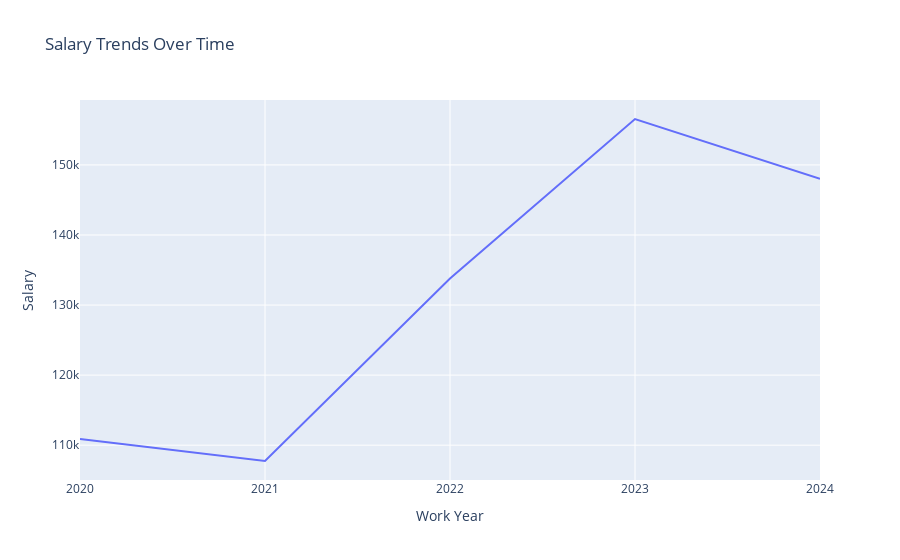

Write notebook code for a chart like this one.
### Markdown cell above
### Salary Trends Over Time
By analyzing salary data over time, you can identify trends and patterns in compensation within the cybersecurity field. This analysis can help businesses anticipate changes in salary expectations and adjust their recruitment and retention strategies accordingly.

### Code cell
# Salary Trends Over Time

year_based_salary = df['salary_in_usd'].groupby(df['work_year']).mean()

salary_trend_graph = px.line(x=['2020', '2021', '2022', '2023', '2024'], y=year_based_salary.values, labels={'x': 'Work Year', 'y': 'Salary'},title='Salary Trends Over Time')

salary_trend_graph.show()

### Figure 1 — Plotly figure (JSON) as saved in the notebook; plotly's stock layout.template omitted (floating-point values rounded to 4 significant figures)
{"data": [{"hovertemplate": "Work Year=%{x}<br>Salary=%{y}<extra></extra>", "legendgroup": "", "line": {"color": "#636efa", "dash": "solid"}, "marker": {"symbol": "circle"}, "mode": "lines", "name": "", "orientation": "v", "showlegend": false, "type": "scatter", "x": ["2020", "2021", "2022", "2023", "2024"], "xaxis": "x", "y": [110900.0, 107700.0, 133800.0, 156600.0, 148000.0], "yaxis": "y"}], "layout": {"legend": {"tracegroupgap": 0}, "title": {"text": "Salary Trends Over Time"}, "xaxis": {"anchor": "y", "domain": [0, 1], "title": {"text": "Work Year"}}, "yaxis": {"anchor": "x", "domain": [0, 1], "title": {"text": "Salary"}}}}
